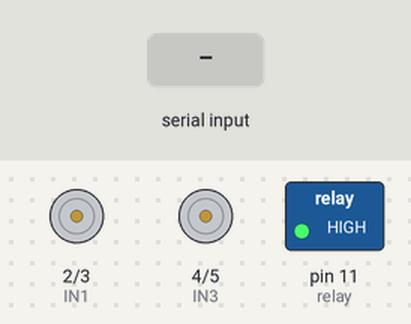
Recording of a sketch running on a simulated Arduino Mega 2560, built with avr-gcc and run on an emulated ATmega2560. Parts: motor-driver pin pairs drawn as motors (green arrow = first pin HIGH = forward, orange = second pin HIGH = backward, longer = more drive, scaled by the enable pin), switched loads named in the sketch (green lamp = pin HIGH). The inputs (shaded band) are chosen by the test bench.

Above: at 1.2 s.
1.3 s: "U" received over the second serial link
At 2.1 s:
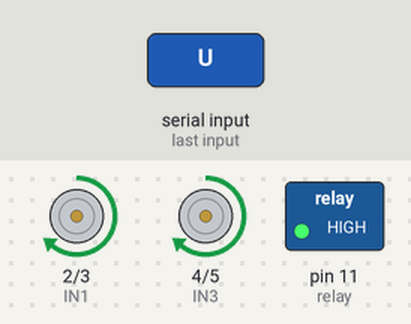
2.8 s: "D" received over the second serial link
At 3.3 s:
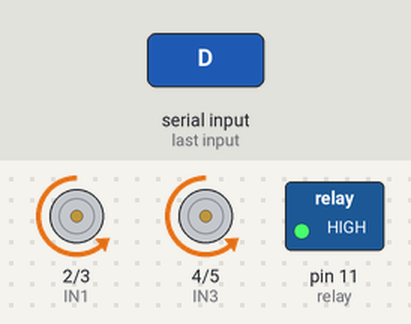
4.3 s: "S" received over the second serial link
At 5.5 s:
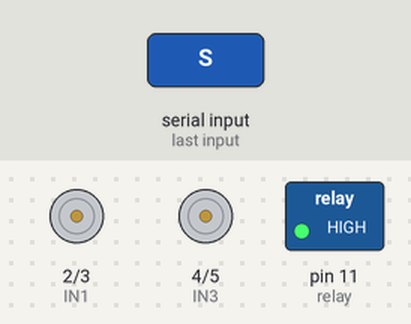
5.8 s: "L" received over the second serial link
At 6.7 s:
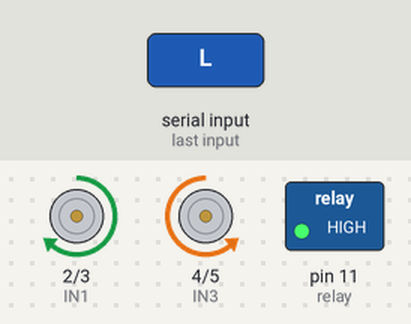
7.3 s: "R" received over the second serial link
At 7.9 s:
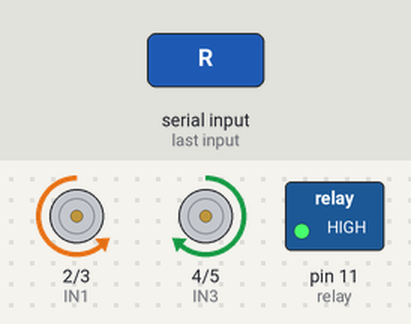
8.8 s: "1" received over the second serial link
At 10.2 s:
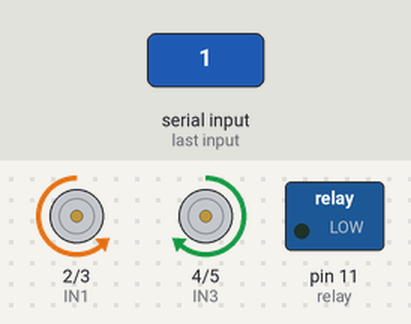
Timing chart, 0 to 11.3 s (numbered marks = the images above; inputs shaded):
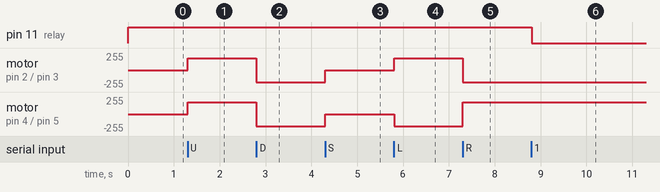

The sketch:

code.ino
```cpp
#define IN1 2
#define IN2 3
#define IN3 4
#define IN4 5
#define relay 11
#define ENA 9
#define ENB 10

#define Speed 180

void setup() {
  Serial1.begin(9600);
  pinMode(IN1, OUTPUT);
  pinMode(IN2, OUTPUT);
  pinMode(IN3, OUTPUT);
  pinMode(IN4, OUTPUT);
  pinMode(relay,OUTPUT);
  digitalWrite(relay,HIGH);
}

void loop() {
  if (Serial1.available() > 0) {
    delay(2);
    char value = Serial1.read();
    Serial.println(value);

    if (value == 'U') {
      Forward();
    } else if (value == 'D') {
      Backward();
    } else if (value == 'S') {
      Stop();
    } else if (value == 'L') {
      Left();
    } else if (value == 'R') {
      Right();
    }else if(value == '1'){
      digitalWrite(relay,LOW);
    }else if(value == '2'){
      digitalWrite(relay,HIGH);
    }
  }
}

void Forward() {
  analogWrite(ENA, Speed);
  analogWrite(ENB, Speed);
  digitalWrite(IN1, HIGH);
  digitalWrite(IN2, LOW);
  digitalWrite(IN3, HIGH);
  digitalWrite(IN4, LOW);
}
void Backward() {
  analogWrite(ENA, Speed);
  analogWrite(ENB, Speed);
  digitalWrite(IN1, LOW);
  digitalWrite(IN2, HIGH);
  digitalWrite(IN3, LOW);
  digitalWrite(IN4, HIGH);
}
void Stop() {
  digitalWrite(IN1, LOW);
  digitalWrite(IN2, LOW);
  digitalWrite(IN3, LOW);
  digitalWrite(IN4, LOW);
}
void Left() {
  analogWrite(ENA, Speed);
  analogWrite(ENB, Speed);
  digitalWrite(IN1, HIGH);
  digitalWrite(IN2, LOW);
  digitalWrite(IN3, LOW);
  digitalWrite(IN4, HIGH);
}
void Right() {
  analogWrite(ENA, Speed);
  analogWrite(ENB, Speed);
  digitalWrite(IN1, LOW);
  digitalWrite(IN2, HIGH);
  digitalWrite(IN3, HIGH);
  digitalWrite(IN4, LOW);
}
```

Measured:
- after the input at 1.3 s, motor on pin 2 (IN1) / pin 3 (IN2), motor on pin 4 (IN3) / pin 5 (IN4): stopped → forward 180/255 at once
- after the input at 2.8 s, motor on pin 2 (IN1) / pin 3 (IN2), motor on pin 4 (IN3) / pin 5 (IN4): forward 180/255 → backward 180/255 at once
- after the input at 4.3 s, motor on pin 2 (IN1) / pin 3 (IN2), motor on pin 4 (IN3) / pin 5 (IN4): backward 180/255 → stopped at once
- after the input at 5.8 s, motor on pin 2 (IN1) / pin 3 (IN2): stopped → forward 180/255 at once; motor on pin 4 (IN3) / pin 5 (IN4): stopped → backward 180/255 at once
- after the input at 7.3 s, motor on pin 2 (IN1) / pin 3 (IN2): forward 180/255 → backward 180/255 at once; motor on pin 4 (IN3) / pin 5 (IN4): backward 180/255 → forward 180/255 at once
- after the input at 8.8 s, pin 11 (relay): HIGH → LOW at once
